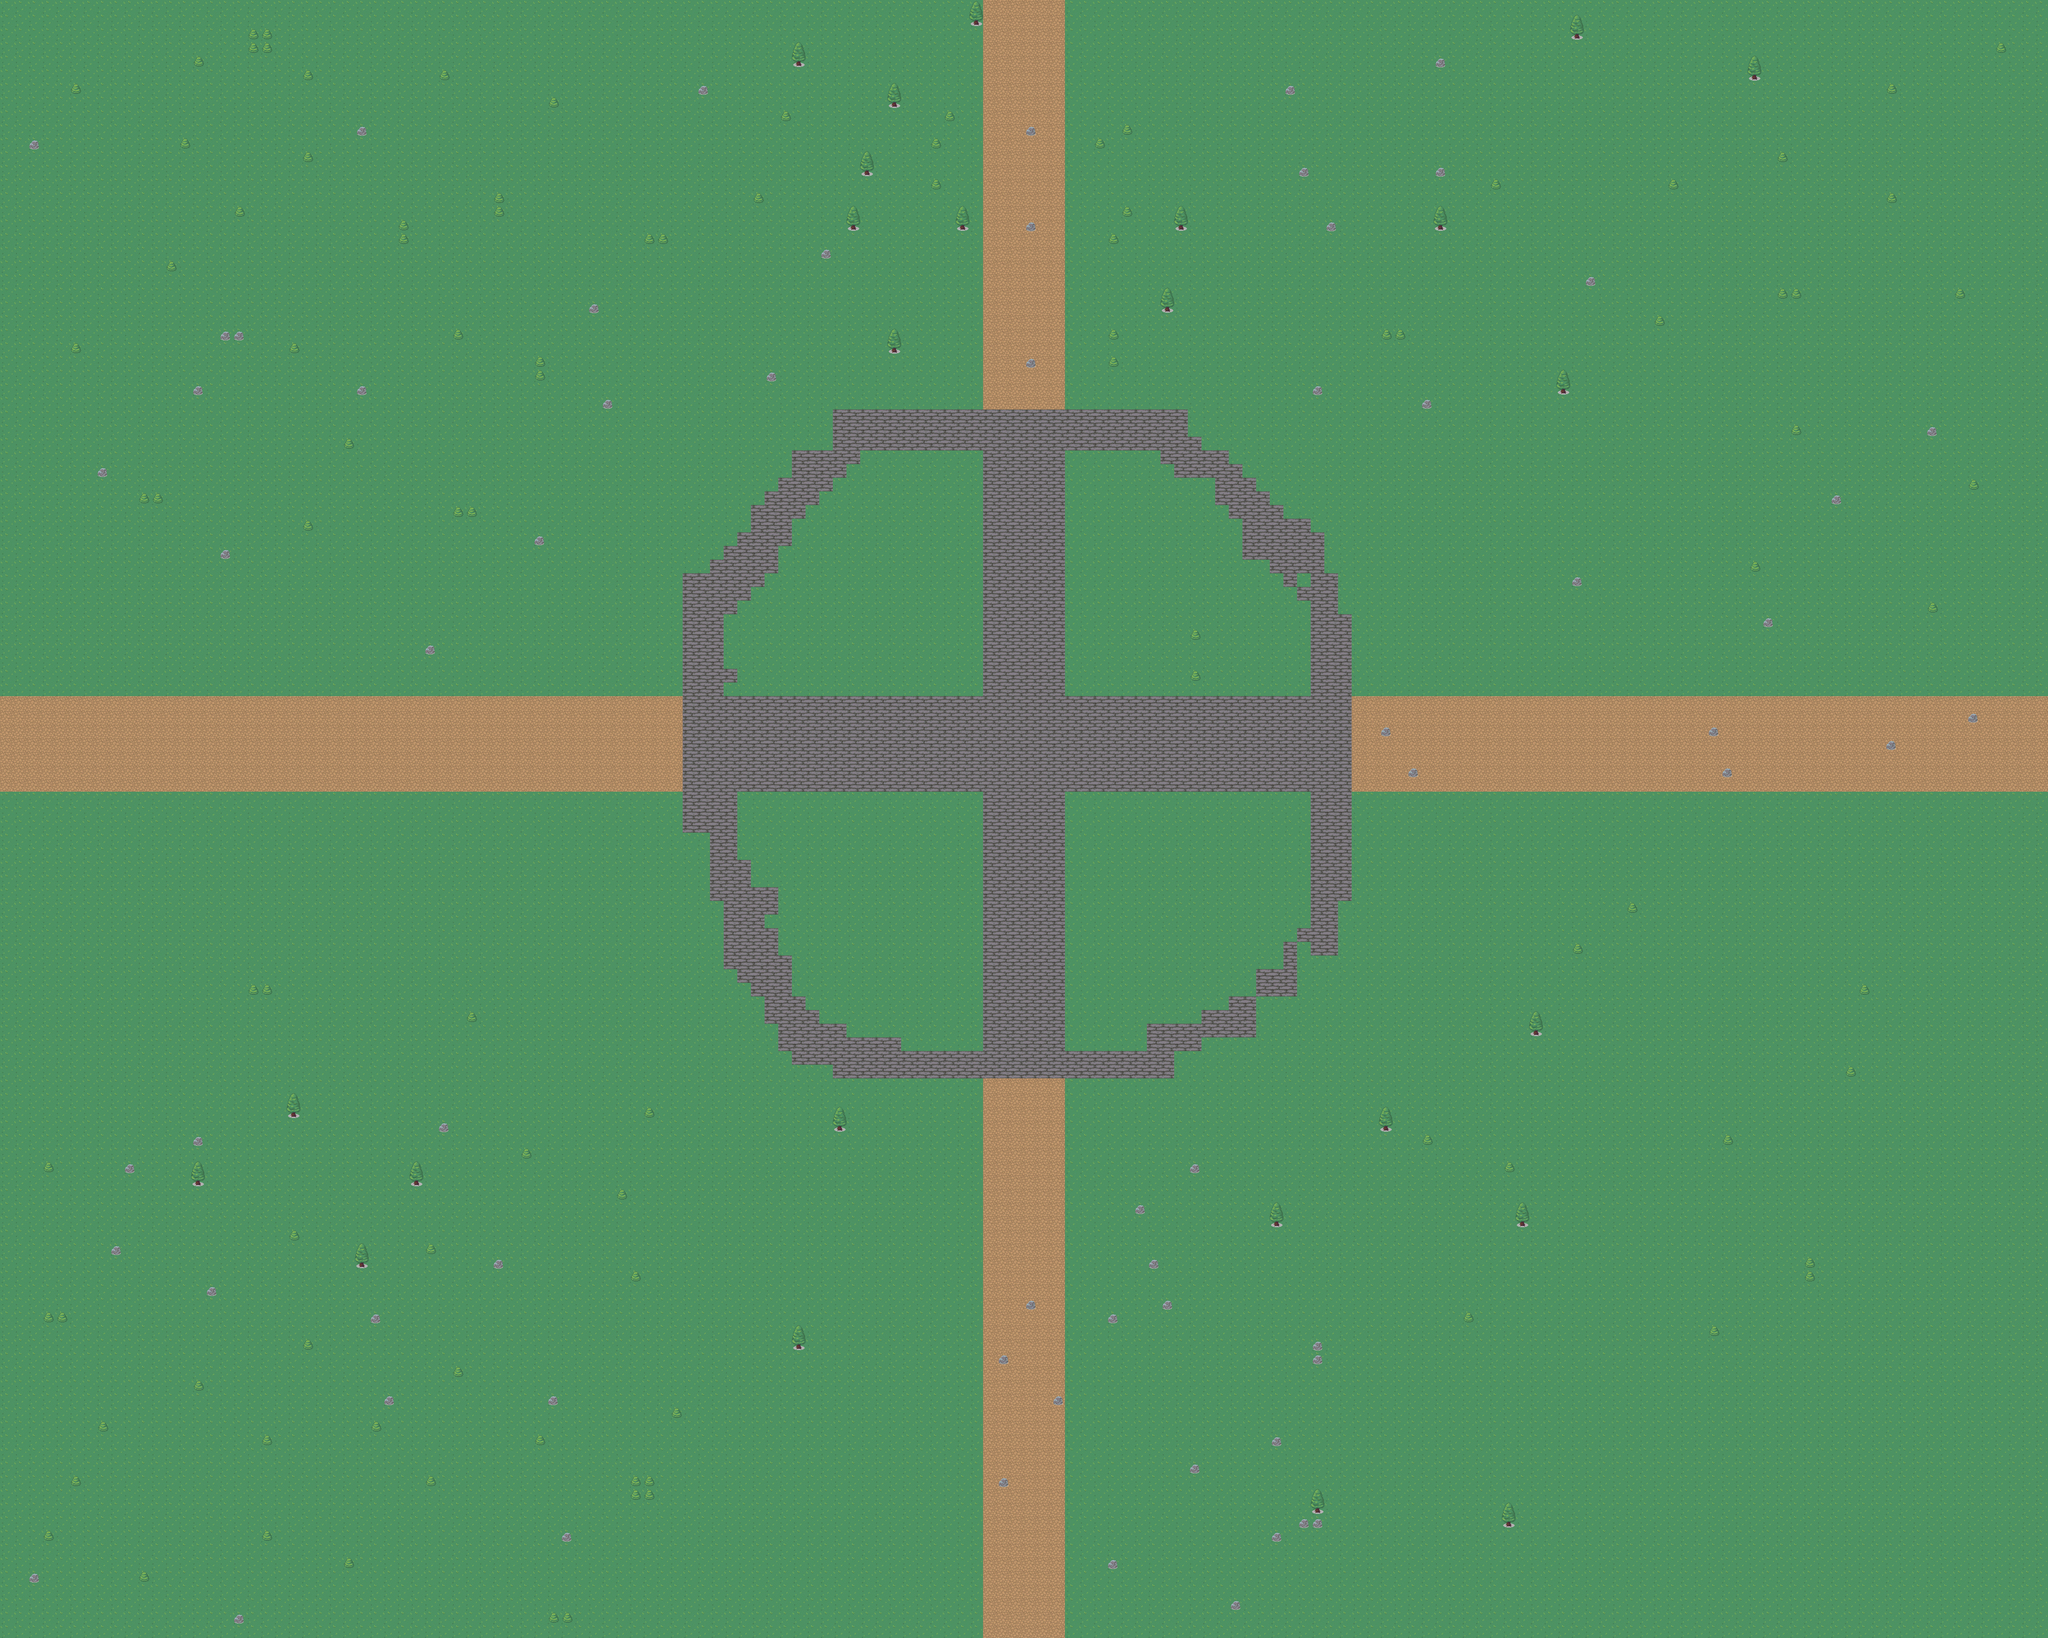

Below is a game level as drawn by its tile map, then a one-line description and the .tmx that defines it (tile-layer data replaced by summaries):
An orthogonal 150x120 tile map with 32x32 px tiles, 1 tile layer (Tile Layer 1), 8 tilesets.

<map version="1.10" tiledversion="1.10.1" orientation="orthogonal" renderorder="right-down" width="150" height="120" tilewidth="32" tileheight="32" infinite="0" nextlayerid="2" nextobjectid="1">
 <tileset firstgid="1" source="../5.tsx" />
 <tileset firstgid="2" source="../6.tsx" />
 <tileset firstgid="3" source="../7.tsx" />
 <tileset firstgid="4" source="../3.tsx" />
 <tileset firstgid="5" source="../1.tsx" />
 <tileset firstgid="6" source="../2.tsx" />
 <tileset firstgid="7" source="../4.tsx" />
 <tileset firstgid="8" source="8.tsx" />
 <layer id="1" name="Tile Layer 1" width="150" height="120">
  <data>[18000 cells, 18000 non-empty, 8 distinct tile ids]</data>
 </layer>
</map>
